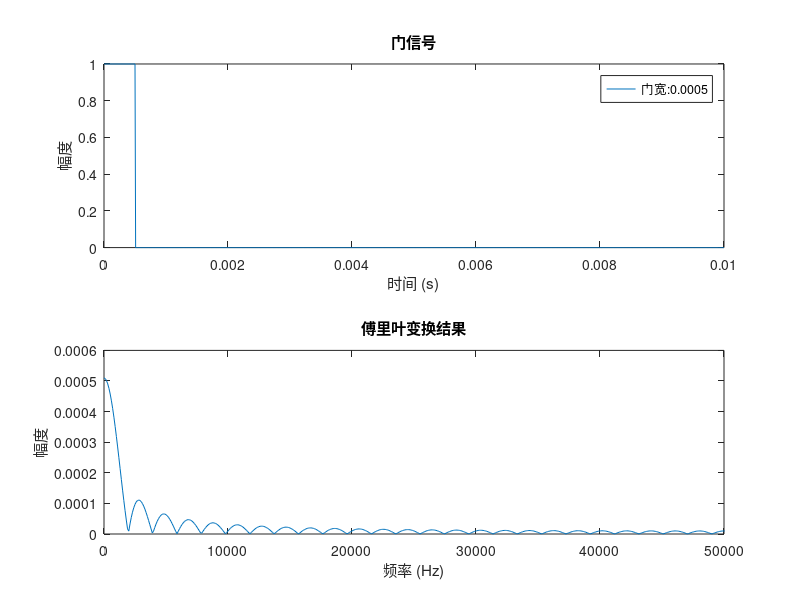

The MATLAB script that drew this image:
%% chip（Kimi.ai生成的代码）
close all; clear; clc;

%% 参数设置
Fs = 100e3;      	% 采样频率（Hz）
t = 0:1/Fs:0.01;    % 时间向量，总时长为1秒
A = 1;              % 门信号的幅度
width = 0.0005;     % 门信号的宽度（秒）

%% 生成门信号
gateSignal = A * (t >= 0 & t <= width);

%% 计算傅里叶变换
fftResult = fft(gateSignal)/Fs;

%% 计算频率轴的值
n = length(fftResult);
f = (0:n-1)*(Fs/n);

%% 绘制门信号
figure;
subplot(2,1,1);
plot(t, gateSignal);
title('门信号');
xlabel('时间 (s)');
ylabel('幅度');
legend(['门宽:' num2str(width)])

%% 绘制傅里叶变换结果
subplot(2,1,2);
plot(f, abs(fftResult));
title('傅里叶变换结果');
xlabel('频率 (Hz)');
ylabel('幅度');
xlim([0, Fs/2]);

